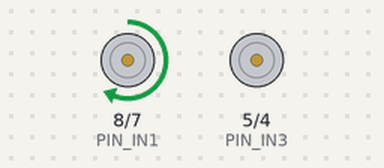
A sketch run on a simulated Arduino Uno, built with avr-gcc and run on an emulated ATmega328P. Parts: motor-driver pin pairs drawn as motors (green arrow = first pin HIGH = forward, orange = second pin HIGH = backward, longer = more drive, scaled by the enable pin). What the sketch prints to the serial monitor is not drawn.

Above: at 2.5 s.
At 5.1 s:
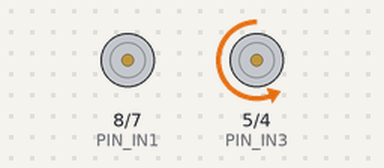
At 9.0 s:
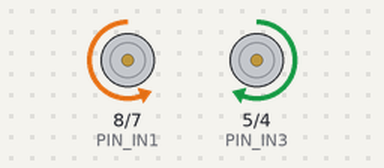
At 15.0 s:
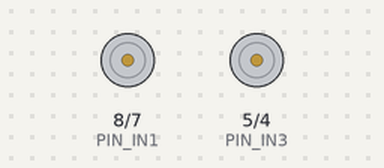
Timing chart, 0 to 21.1 s (numbered marks = the images above):
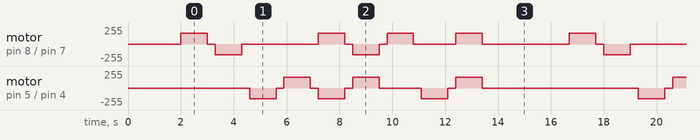

The sketch:

test_motors.ino
```cpp
// (licence header left out)
#include "config.h"
#include "motors.h"

#define TEST_SPEED  160
#define STEP_MS    1000

void setup() {
  Serial.begin(SERIAL_BAUD);
  motors_init();
  Serial.println(F("Motor Test — starting in 2s"));
  delay(2000);
}

void loop() {
  Serial.println(F("[1] Left FORWARD"));
  motors_set(TEST_SPEED, true, 0, true);
  delay(STEP_MS); motors_stop(); delay(300);

  Serial.println(F("[2] Left BACKWARD"));
  motors_set(TEST_SPEED, false, 0, true);
  delay(STEP_MS); motors_stop(); delay(300);

  Serial.println(F("[3] Right FORWARD"));
  motors_set(0, true, TEST_SPEED, true);
  delay(STEP_MS); motors_stop(); delay(300);

  Serial.println(F("[4] Right BACKWARD"));
  motors_set(0, true, TEST_SPEED, false);
  delay(STEP_MS); motors_stop(); delay(300);

  Serial.println(F("[5] Both FORWARD"));
  motors_forward(TEST_SPEED);
  delay(STEP_MS); motors_stop(); delay(300);

  Serial.println(F("[6] Both BACKWARD"));
  motors_backward(TEST_SPEED);
  delay(STEP_MS); motors_stop(); delay(300);

  Serial.println(F("[7] Turn RIGHT"));
  motors_turn_right(TEST_SPEED);
  delay(STEP_MS); motors_stop(); delay(300);

  Serial.println(F("[8] Turn LEFT"));
  motors_turn_left(TEST_SPEED);
  delay(STEP_MS); motors_stop(); delay(300);

  Serial.println(F("[9] Spin RIGHT"));
  motors_spin_right(TEST_SPEED);
  delay(STEP_MS); motors_stop(); delay(300);

  Serial.println(F("== Cycle complete. Repeating in 3s =="));
  delay(3000);
}
```

motors.cpp
```cpp
// (licence header left out)
#include "motors.h"
#include "config.h"

// ── Internal helpers ─────────────────────────────────────────

static void left_forward(uint8_t speed) {
  digitalWrite(PIN_IN1, HIGH);
  digitalWrite(PIN_IN2, LOW);
  analogWrite(PIN_ENA, speed);
}
static void left_backward(uint8_t speed) {
  digitalWrite(PIN_IN1, LOW);
  digitalWrite(PIN_IN2, HIGH);
  analogWrite(PIN_ENA, speed);
}
static void left_stop() {
  analogWrite(PIN_ENA, 0);
  digitalWrite(PIN_IN1, LOW);
  digitalWrite(PIN_IN2, LOW);
}

static void right_forward(uint8_t speed) {
  digitalWrite(PIN_IN3, LOW);   // Inverted: mirror-mounted
  digitalWrite(PIN_IN4, HIGH);
  analogWrite(PIN_ENB, speed);
}
static void right_backward(uint8_t speed) {
  digitalWrite(PIN_IN3, HIGH);
  digitalWrite(PIN_IN4, LOW);
  analogWrite(PIN_ENB, speed);
}
static void right_stop() {
  analogWrite(PIN_ENB, 0);
  digitalWrite(PIN_IN3, LOW);
  digitalWrite(PIN_IN4, LOW);
}

// ── Public API ───────────────────────────────────────────────

void motors_init() {
  pinMode(PIN_ENA, OUTPUT);
  pinMode(PIN_IN1, OUTPUT);
  pinMode(PIN_IN2, OUTPUT);
  pinMode(PIN_ENB, OUTPUT);
  pinMode(PIN_IN3, OUTPUT);
  pinMode(PIN_IN4, OUTPUT);
  motors_stop();
}

void motors_forward(uint8_t speed) {
  left_forward(speed);
  right_forward(speed);
}
void motors_backward(uint8_t speed) {
  left_backward(speed);
  right_backward(speed);
}
void motors_turn_right(uint8_t speed) {
  left_forward(speed);
  right_stop();
}
void motors_turn_left(uint8_t speed) {
  left_stop();
  right_forward(speed);
}
void motors_spin_right(uint8_t speed) {
  left_forward(speed);
  right_backward(speed);
}
void motors_spin_left(uint8_t speed) {
  left_backward(speed);
  right_forward(speed);
}
void motors_brake() {
  analogWrite(PIN_ENA, 255);
  digitalWrite(PIN_IN1, HIGH);
  digitalWrite(PIN_IN2, HIGH);
  analogWrite(PIN_ENB, 255);
  digitalWrite(PIN_IN3, HIGH);
  digitalWrite(PIN_IN4, HIGH);
}
void motors_stop() {
  left_stop();
  right_stop();
}
void motors_set(uint8_t speedLeft, bool dirLeft,
                uint8_t speedRight, bool dirRight) {
  if (dirLeft)  left_forward(speedLeft);
  else          left_backward(speedLeft);
  if (dirRight) right_forward(speedRight);
  else          right_backward(speedRight);
}
```

motors.h
```cpp
// (licence header left out)
#pragma once
#include <Arduino.h>

void motors_init();
void motors_forward(uint8_t speed);
void motors_backward(uint8_t speed);
void motors_turn_right(uint8_t speed);
void motors_turn_left(uint8_t speed);
void motors_spin_right(uint8_t speed);
void motors_spin_left(uint8_t speed);
void motors_brake();
void motors_stop();
void motors_set(uint8_t speedLeft, bool dirLeft,
                uint8_t speedRight, bool dirRight);
```

config.h
```cpp
// (licence header left out)
#pragma once

// ── Serial ───────────────────────────────────────────────────
#define SERIAL_BAUD           9600

// ── Motor Driver Pins (L298N) ─────────────────────────────────
#define PIN_ENA               9     // Left  motor PWM  (Timer 1)
#define PIN_IN1               8     // Left  motor direction A
#define PIN_IN2               7     // Left  motor direction B
#define PIN_ENB               6     // Right motor PWM  (Timer 0)
#define PIN_IN3               5     // Right motor direction A
#define PIN_IN4               4     // Right motor direction B

// ── Ultrasonic Sensor Pins (HC-SR04) ─────────────────────────
#define PIN_TRIG              13
#define PIN_ECHO              12

// ── Motor Speeds (0-255 PWM) ──────────────────────────────────
#define DRIVE_SPEED           180
#define REVERSE_SPEED         160
#define TURN_SPEED            150

// ── Obstacle Avoidance ────────────────────────────────────────
#define STOP_DISTANCE         30    // cm — stop if obstacle closer

// ── Timing (milliseconds) ─────────────────────────────────────
#define STOP_PAUSE_MS         200
#define REVERSE_TIME_MS       400
#define TURN_TIME_MS          500

// ── Sensor ────────────────────────────────────────────────────
#define ULTRASONIC_TIMEOUT_US 30000UL
#define NO_OBSTACLE_CM        999
```

Measured:
- by itself, motor on pin 8 (PIN_IN1) / pin 7 (PIN_IN2): repeats every 14.7 s: stopped 0.30 s, backward 160/255 1.0 s, stopped 2.9 s, forward 160/255 1.0 s, stopped 0.30 s, backward 160/255 1.0 s, stopped 0.30 s, forward 160/255 1.0 s, stopped 1.6 s, forward 160/255 1.0 s, stopped 3.3 s, forward 160/255 1.0 s
- by itself, motor on pin 5 (PIN_IN3) / pin 4 (PIN_IN4): repeats every 14.7 s: stopped 0.30 s, forward 160/255 1.0 s, stopped 0.30 s, backward 160/255 1.0 s, stopped 0.30 s, forward 160/255 1.0 s, stopped 1.6 s, backward 160/255 1.0 s, stopped 0.30 s, forward 160/255 1.0 s, stopped 5.9 s, backward 160/255 1.0 s
